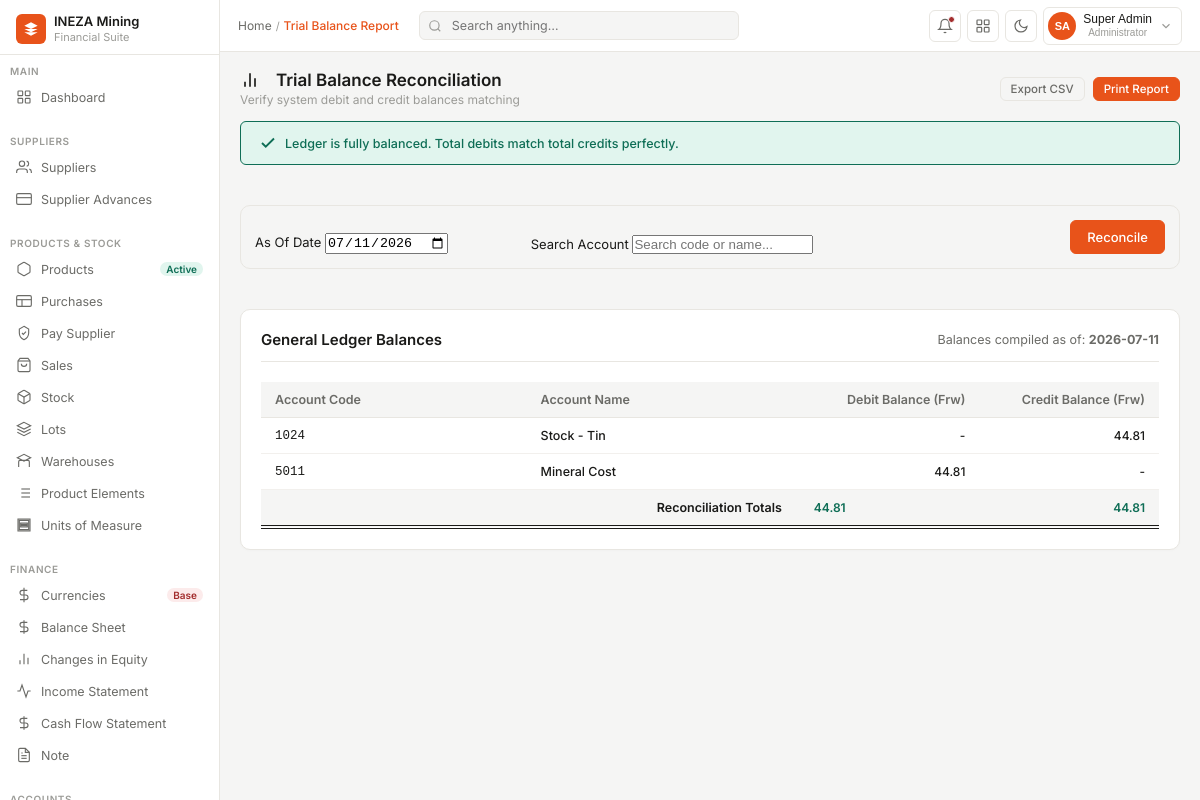
The app's page /pages/trial_balance/index.php (signed in) with its own data.
### tables this page shows
CREATE TABLE `accounts` (
  `id` bigint(20) UNSIGNED NOT NULL,
  `account_type_id` int(11) NOT NULL,
  `account_code` varchar(20) NOT NULL,
  `account_name` varchar(255) NOT NULL,
  `is_active` tinyint(1) DEFAULT 1,
  `description` text DEFAULT NULL,
  `created_at` timestamp NOT NULL DEFAULT current_timestamp(),
  `updated_at` timestamp NOT NULL DEFAULT current_timestamp() ON UPDATE current_timestamp()
);

### pages/trial_balance/index.php (the view, shortened to what this page needs)
<?php
require_once __DIR__ . '/../../config/db.php';
$endDate = isset($_GET['date']) ? $_GET['date'] : date('Y-m-d');
$endDateEsc = mysqli_real_escape_string($conn, $endDate);
$query = "
    SELECT a.id, a.account_code, a.account_name, t.code as type_code, t.parent_id as parent_type_id,
           COALESCE(SUM(jel.debit), 0.00) as total_debit,
           COALESCE(SUM(jel.credit), 0.00) as total_credit
    FROM accounts a
    JOIN account_types t ON a.account_type_id = t.id
    LEFT JOIN journal_entry_lines jel ON a.id = jel.account_id
    LEFT JOIN journal_entries je ON jel.journal_entry_id = je.id AND je.statuss = 'POSTED' AND je.entry_date <= '$endDateEsc'
    GROUP BY a.id
    ORDER BY a.account_code ASC";
$result = mysqli_query($conn, $query);
$trialData = [];
$grandDebit = 0.0;
$grandCredit = 0.0;
if ($result) {
    while ($row = mysqli_fetch_assoc($result)) {
        $parentType = (int)$row['parent_type_id'];
        $isDebitNormal = in_array($parentType, [-1, -5, -6]) || (int)$row['type_code'] < 2000 || (int)$row['type_code'] >= 5000;
        $debitVal = 0.0;
        $creditVal = 0.0;
        if ($isDebitNormal) {
            $net = (float)$row['total_debit'] - (float)$row['total_credit'];
            if ($net > 0) {
                $debitVal = $net;
            } elseif ($net < 0) {
                $creditVal = abs($net);
            }
        }
        if ($row['total_debit'] > 0 || $row['total_credit'] > 0 || $debitVal > 0 || $creditVal > 0) {
            $trialData[] = [
                'account_code' => $row['account_code'],
                'account_name' => $row['account_name'],
                'debit' => $debitVal,
                'credit' => $creditVal
            ];
            $grandDebit += $debitVal;
            $grandCredit += $creditVal;
        }
    }
}
$isBalanced = abs($grandDebit - $grandCredit) < 0.01;
?>
<!DOCTYPE html>
<html lang="en">
<head>
<link rel="stylesheet" href="../../src/css/dashboard.css">
<link rel="stylesheet" href="../../src/css/sidebar.css">
<link rel="stylesheet" href="../../src/css/navbar.css">
<link rel="stylesheet" href="../../src/css/trial_balance.css">
</head>
<body>
<?php include '../include/sidebar.php'; ?>
<div class="main">
  <?php $page_title = "Trial Balance Report"; include '../include/navbar.php'; ?>
  <div class="content" id="trialContent">
    <div class="page-header">
      <div>
        <h1 class="page-title">
          <svg viewBox="0 0 24 24" style="width: 20px; height: 20px; fill: none; stroke: currentColor; stroke-width: 2; margin-right: 8px;"><line x1="18" y1="20" x2="18" y2="10"/><line x1="12" y1="20" x2="12" y2="4"/><line x1="6" y1="20" x2="6" y2="14"/></svg>
          Trial Balance Reconciliation
        </h1>
        <div class="page-sub">Verify system debit and credit balances matching</div>
      </div>
      <div class="page-actions">
        <button class="btn-sm" id="exportCsvBtn">
          Export CSV
        </button>
        <button class="btn-sm btn-primary" onclick="window.print()">
          Print Report
        </button>
      </div>
    </div>
    <div class="trial-container">
      <?php if ($isBalanced): ?>
        <div class="balance-alert-banner balanced">
          <svg viewBox="0 0 24 24" style="width: 18px; height: 18px; fill: none; stroke: currentColor; stroke-width: 2.5;"><polyline points="20 6 9 17 4 12"/></svg>
          <span>Ledger is fully balanced. Total debits match total credits perfectly.</span>
        </div>
      <?php endif; ?>
      <div class="trial-filters">
        <form method="GET" style="display: flex; flex-wrap: wrap; gap: 12px; width: 100%; align-items: flex-end;">
          <div class="form-group" style="flex: 1; min-width: 180px;">
            <label for="date">As Of Date</label>
            <input type="date" id="date" name="date" class="form-control" value="<?php echo htmlspecialchars($endDate); ?>">
          </div>
          <div class="form-group" style="flex: 2; min-width: 240px;">
            <label for="searchInput">Search Account</label>
            <input type="text" id="searchInput" class="form-control" placeholder="Search code or name...">
          </div>
          <button type="submit" class="btn-sm btn-primary" style="padding: 8px 16px; font-size: 13px;">Reconcile</button>
        </form>
      </div>
      <div class="trial-card">
        <div class="trial-card-header">
          <div class="trial-card-title">General Ledger Balances</div>
          <div style="font-size: 12.5px; color: var(--text2);">Balances compiled as of: <strong><?php echo htmlspecialchars($endDate); ?></strong></div>
        </div>
        <div class="note-table-wrapper">
          <table class="trial-table" id="trialTable">
            <thead>
              <tr>
                <th>Account Code</th>
                <th>Account Name</th>
                <th class="num-val" style="width: 20%;">Debit Balance (Frw)</th>
                <th class="num-val" style="width: 20%;">Credit Balance (Frw)</th>
              </tr>
            </thead>
            <tbody>
              <?php if (count($trialData) === 0): ?>
                <tr>
                  <td colspan="4" style="text-align: center; color: var(--text2); padding: 24px;">No active balances recorded.</td>
                </tr>
              <?php else: ?>
                <?php foreach ($trialData as $row): ?>
                  <tr class="trial-row">
                    <td style="font-family: monospace; font-weight: 500;" class="acc-code"><?php echo htmlspecialchars($row['account_code']); ?></td>
                    <td style="font-weight: 500;" class="acc-name"><?php echo htmlspecialchars($row['account_name']); ?></td>
                    <td class="num-val"><?php echo $row['debit'] > 0 ? number_format($row['debit'], 2) : '-'; ?></td>
                    <td class="num-val"><?php echo $row['credit'] > 0 ? number_format($row['credit'], 2) : '-'; ?></td>
                  </tr>
                <?php endforeach; ?>
                <tr class="total-row">
                  <td colspan="2" style="text-align: right; padding-right: 18px; color: var(--text);">Reconciliation Totals</td>
                  <td class="num-val"><?php echo number_format($grandDebit, 2); ?></td>
                  <td class="num-val"><?php echo number_format($grandCredit, 2); ?></td>
                </tr>
              <?php endif; ?>
            </tbody>
          </table>
        </div>
      </div>
    </div>
  </div>
</div>
</body>
</html>

### src/css/dashboard.css (style rules this page uses)
* { margin: 0; padding: 0; box-sizing: border-box; }
:root { --orange: #E8531A; --orange-light: #FBF0EB; --orange-mid: #F26B3A; --sidebar-w: 220px; --nav-h: 52px; --bg: #F5F5F4; --card: #fff; --border: #E8E6E1; --border-hover: #ccc; --table-border: #F2F0ED; --table-hover: #FAFAF8; --text: #1A1A18; --text2: #6B6B67; --text3: #9B9B97; --green: #0F6E56; --green-bg: #E1F5EE; --amber: #BA7517; --amber-bg: #FAEEDA; --red: #A32D2D; --red-bg: #FCEBEB; --blue: #185FA5; --blue-bg: #E6F1FB; --alert-red-bg: #FFF8F8; --alert-amber-bg: #FFFBF4; --alert-green-bg: #F4FBF7; --alert-blue-bg: #F4F8FB; --radius: 6px; --radius-lg: 10px; font-family: 'Inter', sans-serif; }
body { background: var(--bg); color: var(--text); font-size: 13px; display: flex; height: 100vh; overflow: hidden; transition: background 0.2s ease, color 0.2s ease; }
.main { flex: 1; display: flex; flex-direction: column; overflow: hidden; }
.content { flex: 1; overflow-y: auto; padding: 18px 20px; }
.page-header { display: flex; align-items: center; justify-content: space-between; margin-bottom: 4px; }
.page-title { font-size: 17px; font-weight: 600; color: var(--text); display: flex; align-items: center; gap: 8px; }
.page-title svg { width: 20px; height: 20px; fill: none; stroke: var(--orange); stroke-width: 1.8; }
.page-sub { font-size: 12px; color: var(--text3); margin-top: 2px; }
.page-actions { display: flex; gap: 8px; }
.btn-sm { padding: 4px 10px; border-radius: var(--radius); font-size: 11.5px; font-weight: 500; cursor: pointer; border: 1px solid var(--border); background: transparent; color: var(--text2); font-family: inherit; transition: all .15s; }
.btn-primary { background: var(--orange); color: #fff; border-color: var(--orange); }

### src/css/trial_balance.css (style rules this page uses)
.trial-container { display: flex; flex-direction: column; gap: 20px; margin-top: 14px; }
.trial-card { background: var(--card); border: 1px solid var(--border); border-radius: var(--radius-lg); padding: 20px; box-shadow: 0 1px 3px rgba(0,0,0,0.02); }
.trial-card-header { display: flex; justify-content: space-between; align-items: center; margin-bottom: 20px; border-bottom: 1px solid var(--border); padding-bottom: 12px; }
.trial-card-title { font-size: 15px; font-weight: 600; color: var(--text); }
.trial-filters { display: flex; flex-wrap: wrap; gap: 12px; margin-bottom: 20px; background: var(--bg); padding: 14px; border-radius: var(--radius-lg); border: 1px solid var(--border); align-items: flex-end; }
.trial-table { width: 100%; border-collapse: collapse; font-size: 12.5px; }
.trial-table th, .trial-table td { padding: 10px 14px; text-align: right; border-bottom: 1px solid var(--table-border); }
.trial-table th:first-child, .trial-table td:first-child, .trial-table th:nth-child(2), .trial-table td:nth-child(2) { text-align: left; }
.trial-table th { font-weight: 600; color: var(--text2); background-color: var(--bg); border-bottom: 1.5px solid var(--border); }
.trial-table td { color: var(--text); }
.trial-table td.num-val { font-family: 'Inter', monospace; font-size: 12px; font-weight: 500; }
.trial-table tr.total-row td { font-weight: 600; color: var(--green); border-top: 1.5px solid var(--text); border-bottom: 4px double var(--text); background-color: var(--bg); }
.balance-alert-banner { padding: 12px 18px; border-radius: var(--radius); font-size: 12.5px; font-weight: 500; margin-bottom: 20px; display: flex; align-items: center; gap: 8px; }
.balance-alert-banner.balanced { background-color: var(--green-bg); color: var(--green); border: 1px solid var(--green); }

### records on screen
accounts: account_code "1024", account_name "Stock - Tin", credit "44.81"
accounts: account_code "5011", account_name "Mineral Cost", debit "44.81"

### other values on screen
$page_title "Trial Balance Report"
$initials "SA"
$endDate "2026-07-11"
$grandDebit "44.81"
$grandCredit "44.81"
